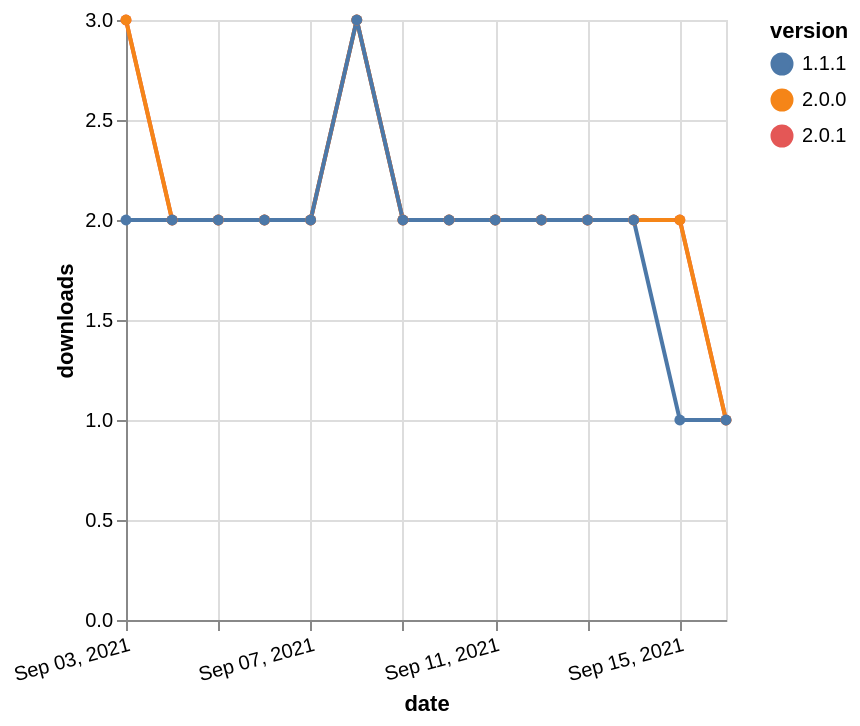

This figure's Vega-Lite source:
### Vega-Lite specification from a JSON file in a GitHub repository (floating-point values rounded to 4 significant figures)
{"$schema": "https://vega.github.io/schema/vega-lite/v5.json", "description": "A simple bar chart with embedded data.", "data": {"values": [{"date": "2021-09-03", "total": 78, "delta": 3, "version": "2.0.1"}, {"date": "2021-09-04", "total": 80, "delta": 2, "version": "2.0.1"}, {"date": "2021-09-05", "total": 82, "delta": 2, "version": "2.0.1"}, {"date": "2021-09-06", "total": 84, "delta": 2, "version": "2.0.1"}, {"date": "2021-09-07", "total": 86, "delta": 2, "version": "2.0.1"}, {"date": "2021-09-08", "total": 89, "delta": 3, "version": "2.0.1"}, {"date": "2021-09-09", "total": 91, "delta": 2, "version": "2.0.1"}, {"date": "2021-09-10", "total": 93, "delta": 2, "version": "2.0.1"}, {"date": "2021-09-11", "total": 95, "delta": 2, "version": "2.0.1"}, {"date": "2021-09-12", "total": 97, "delta": 2, "version": "2.0.1"}, {"date": "2021-09-13", "total": 99, "delta": 2, "version": "2.0.1"}, {"date": "2021-09-14", "total": 101, "delta": 2, "version": "2.0.1"}, {"date": "2021-09-15", "total": 103, "delta": 2, "version": "2.0.1"}, {"date": "2021-09-16", "total": 104, "delta": 1, "version": "2.0.1"}, {"date": "2021-09-03", "total": 131, "delta": 3, "version": "2.0.0"}, {"date": "2021-09-04", "total": 133, "delta": 2, "version": "2.0.0"}, {"date": "2021-09-05", "total": 135, "delta": 2, "version": "2.0.0"}, {"date": "2021-09-06", "total": 137, "delta": 2, "version": "2.0.0"}, {"date": "2021-09-07", "total": 139, "delta": 2, "version": "2.0.0"}, {"date": "2021-09-08", "total": 142, "delta": 3, "version": "2.0.0"}, {"date": "2021-09-09", "total": 144, "delta": 2, "version": "2.0.0"}, {"date": "2021-09-10", "total": 146, "delta": 2, "version": "2.0.0"}, {"date": "2021-09-11", "total": 148, "delta": 2, "version": "2.0.0"}, {"date": "2021-09-12", "total": 150, "delta": 2, "version": "2.0.0"}, {"date": "2021-09-13", "total": 152, "delta": 2, "version": "2.0.0"}, {"date": "2021-09-14", "total": 154, "delta": 2, "version": "2.0.0"}, {"date": "2021-09-15", "total": 156, "delta": 2, "version": "2.0.0"}, {"date": "2021-09-16", "total": 157, "delta": 1, "version": "2.0.0"}, {"date": "2021-09-03", "total": 268, "delta": 2, "version": "1.1.1"}, {"date": "2021-09-04", "total": 270, "delta": 2, "version": "1.1.1"}, {"date": "2021-09-05", "total": 272, "delta": 2, "version": "1.1.1"}, {"date": "2021-09-06", "total": 274, "delta": 2, "version": "1.1.1"}, {"date": "2021-09-07", "total": 276, "delta": 2, "version": "1.1.1"}, {"date": "2021-09-08", "total": 279, "delta": 3, "version": "1.1.1"}, {"date": "2021-09-09", "total": 281, "delta": 2, "version": "1.1.1"}, {"date": "2021-09-10", "total": 283, "delta": 2, "version": "1.1.1"}, {"date": "2021-09-11", "total": 285, "delta": 2, "version": "1.1.1"}, {"date": "2021-09-12", "total": 287, "delta": 2, "version": "1.1.1"}, {"date": "2021-09-13", "total": 289, "delta": 2, "version": "1.1.1"}, {"date": "2021-09-14", "total": 291, "delta": 2, "version": "1.1.1"}, {"date": "2021-09-15", "total": 292, "delta": 1, "version": "1.1.1"}, {"date": "2021-09-16", "total": 293, "delta": 1, "version": "1.1.1"}]}, "width": "container", "mark": {"type": "line", "point": {"filled": true}}, "encoding": {"x": {"field": "date", "type": "temporal", "timeUnit": "yearmonthdate", "title": "date", "axis": {"labelAngle": -15}}, "y": {"field": "delta", "type": "quantitative", "title": "downloads"}, "color": {"field": "version", "type": "nominal"}, "tooltip": {"field": "delta"}}}
